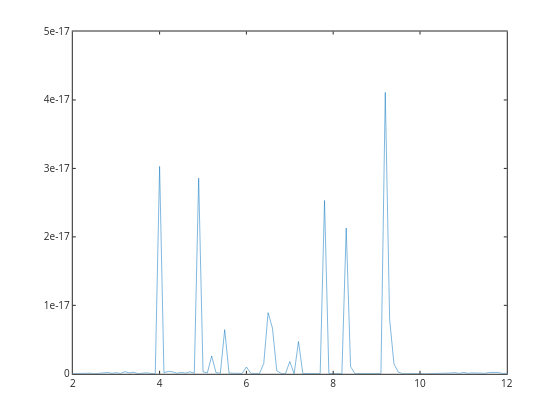

The notebook cell saved with this chart:
### Code cell
plot(pH,MASSERR)

### Figure 1 — Plotly figure (JSON) as saved in the notebook; plotly's stock layout.template omitted (floating-point values rounded to 4 significant figures)
{"data": [{"line": {"color": "rgb(0,113,188)", "dash": "solid", "width": 0.5}, "marker": {"color": "rgb(0,113,188)", "line": {"color": "rgb(0,113,188)"}, "size": 6, "symbol": "none"}, "mode": "lines", "name": "", "showlegend": false, "type": "scatter", "visibility": true, "x": [2, 2.1, 2.2, 2.3, 2.4, 2.5, 2.6, 2.7, 2.8, 2.9, 3, 3.1, 3.2, 3.3, 3.4, 3.5, 3.6, 3.7, 3.8, 3.9, 4, 4.1, 4.2, 4.3, 4.4, 4.5, 4.6, 4.7, 4.8, 4.9, 5, 5.1, 5.2, 5.3, 5.4, 5.5, 5.6, 5.7, 5.8, 5.9, 6, 6.1, 6.2, 6.3, 6.4, 6.5, 6.6, 6.7, 6.8, 6.9, 7, 7.1, 7.2, 7.3, 7.4, 7.5, 7.6, 7.7, 7.8, 7.9, 8, 8.1, 8.2, 8.3, 8.4, 8.5, 8.6, 8.7, 8.8, 8.9, 9, 9.1, 9.2, 9.3, 9.4, 9.5, 9.6, 9.7, 9.8, 9.9, 10, 10.1, 10.2, 10.3, 10.4, 10.5, 10.6, 10.7, 10.8, 10.9, 11, 11.1, 11.2, 11.3, 11.4, 11.5, 11.6, 11.7, 11.8, 11.9, 12], "xaxis": "x", "y": [2.711e-20, 6.099e-20, 7.454e-20, 1.016e-19, 8.809e-20, 1.355e-20, 7.454e-20, 8.809e-20, 1.897e-19, 7.454e-20, 1.559e-19, 4.743e-20, 3.117e-19, 1.287e-19, 2.236e-19, 2.711e-20, 9.487e-20, 1.423e-19, 4.743e-20, 1.355e-20, 3.03e-17, 1.694e-19, 3.388e-19, 2.914e-19, 6.776e-20, 1.965e-19, 9.487e-20, 2.914e-19, 7.454e-20, 2.858e-17, 2.914e-19, 1.287e-19, 2.602e-18, 1.491e-19, 9.487e-20, 6.451e-18, 1.016e-19, 7.454e-20, 7.454e-20, 4.743e-20, 9.961e-19, 7.454e-20, 4.066e-20, 2.711e-20, 1.504e-18, 8.924e-18, 6.675e-18, 4.472e-19, 4.743e-20, 1.355e-20, 1.782e-18, 6.776e-21, 4.723e-18, 3.388e-20, 4.066e-20, 3.388e-20, 1.355e-20, 2.711e-20, 2.532e-17, 4.066e-20, 4.066e-20, 2.711e-20, 2.033e-20, 2.129e-17, 1.057e-18, 3.388e-20, 1.355e-20, 2.033e-20, 3.388e-20, 2.711e-20, 5.421e-20, 4.066e-20, 4.11e-17, 7.962e-18, 1.443e-18, 2.507e-19, 2.033e-20, 4.743e-20, 4.743e-20, 2.711e-20, 2.711e-20, 6.776e-21, 1.355e-20, 3.388e-20, 3.388e-20, 4.743e-20, 6.776e-21, 1.084e-19, 1.626e-19, 4.743e-20, 1.965e-19, 7.454e-20, 1.287e-19, 9.487e-20, 4.743e-20, 6.776e-20, 1.965e-19, 2.033e-19, 2.033e-19, 4.743e-20, 6.776e-20], "yaxis": "y"}], "layout": {"height": 420, "hovermode": "closest", "margin": {"b": 0, "l": 0, "r": 0, "t": 0}, "plot_bgcolor": "rgba(0,0,0,0)", "showlegend": false, "width": 560, "xaxis": {"anchor": "y", "autorange": false, "domain": [0.13, 0.905], "exponentformat": "none", "gridcolor": "rgba(38,38,38,0.15)", "gridwidth": 1, "linecolor": "rgb(38,38,38)", "linewidth": 1, "mirror": "ticks", "range": [2, 12], "showgrid": false, "showline": true, "side": "bottom", "spikedash": "solid", "spikemode": "across", "spikesides": false, "spikethickness": 1, "tickangle": 0, "tickcolor": "rgb(38,38,38)", "tickfont": {"color": "rgb(38,38,38)", "size": 10}, "ticklen": 3, "ticks": "inside", "ticktext": ["2", "4", "6", "8", "10", "12"], "tickvals": [2, 4, 6, 8, 10, 12], "title": {"font": {"color": "rgb(0,0,0)", "size": 11}, "text": ""}, "type": "linear", "visible": true, "zeroline": false}, "yaxis": {"anchor": "x", "autorange": false, "domain": [0.11, 0.925], "exponentformat": "none", "gridcolor": "rgba(38,38,38,0.15)", "gridwidth": 1, "linecolor": "rgb(38,38,38)", "linewidth": 1, "mirror": "ticks", "range": [0, 5e-17], "showgrid": false, "showline": true, "side": "left", "spikedash": "solid", "spikemode": "across", "spikesides": false, "spikethickness": 1, "tickangle": 0, "tickcolor": "rgb(38,38,38)", "tickfont": {"color": "rgb(38,38,38)", "size": 10}, "ticklen": 3, "ticks": "inside", "ticktext": ["0", "1e-17", "2e-17", "3e-17", "4e-17", "5e-17"], "tickvals": [0, 1e-17, 2e-17, 3e-17, 4e-17, 5e-17], "title": {"font": {"color": "rgb(0,0,0)", "size": 11}, "text": ""}, "type": "linear", "visible": true, "zeroline": false}}}
